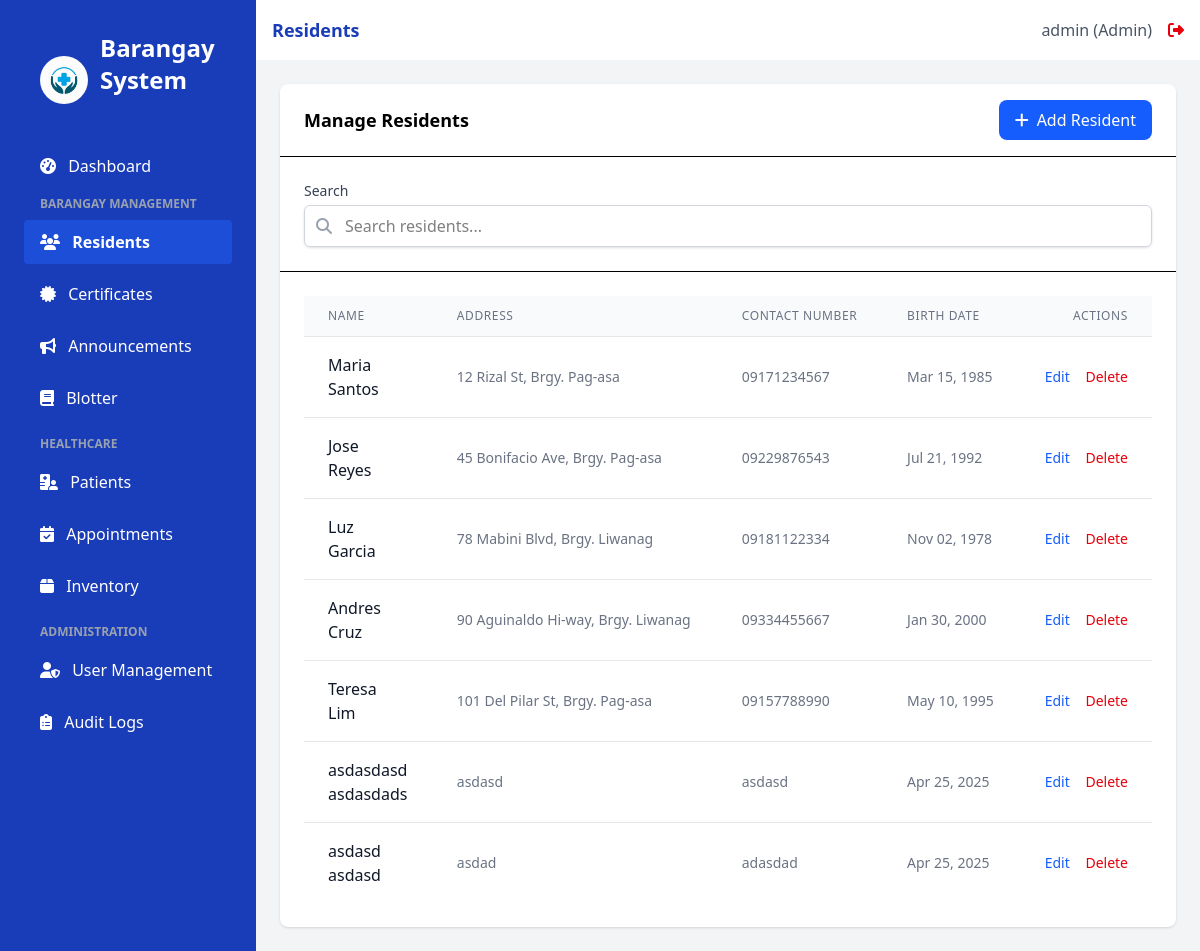
/residents (signed in), run on an earlier commit of the app's database.
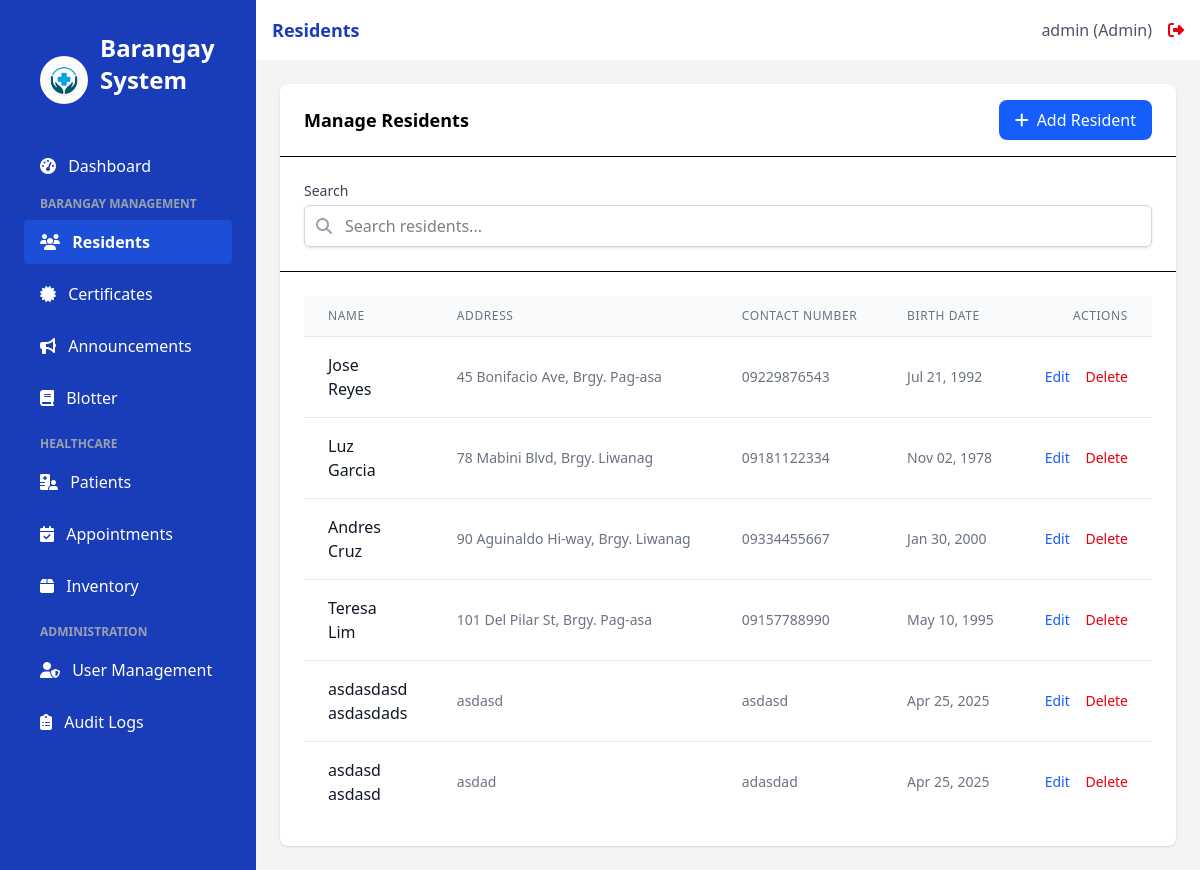
And on a later commit of the database.
### app.py (models this page shows)
class Resident(db.Model):
    id = db.Column(db.Integer, primary_key=True)
    first_name = db.Column(db.String(100), nullable=False)
    last_name = db.Column(db.String(100), nullable=False)
    address = db.Column(db.String(200), nullable=False)
    contact_number = db.Column(db.String(20))
    birth_date = db.Column(db.Date)
    created_at = db.Column(db.DateTime, default=datetime.utcnow)
    is_patient = db.Column(db.Boolean, default=False)

### app.py (the view)
@app.route('/residents')
@login_required
def residents():
    residents_list = Resident.query.all()
    return render_template('residents.html', title='Residents', residents=residents_list)

### app.py (called while the page is built)
@login_manager.user_loader
def load_user(user_id):
    return User.query.get(int(user_id))

### templates/residents.html (shortened to what this page needs)
{% extends 'base.html' %}
{% block content %}
<div x-data="residentSystem()" class="bg-white rounded-lg shadow">
    <div class="border-b px-6 py-4 flex items-center justify-between">
        <h2 class="font-semibold text-lg">Manage Residents</h2>
        <button @click="openModal()" class="bg-blue-600 hover:bg-blue-700 text-white px-4 py-2 rounded-lg flex items-center">
            <i class="fas fa-plus mr-2"></i> Add Resident
        </button>
    </div>
    <div class="p-6 border-b">
        <div class="flex flex-col md:flex-row gap-4">
            <div class="flex-1">
                <label for="search" class="block text-sm font-medium text-gray-700 mb-1">Search</label>
                <div class="relative">
                    <div class="absolute inset-y-0 left-0 pl-3 flex items-center pointer-events-none">
                        <i class="fas fa-search text-gray-400"></i>
                    </div>
                    <input type="text" id="search" x-model="searchQuery" class="block w-full pl-10 pr-3 py-2 border border-gray-300 rounded-md shadow-sm focus:outline-none focus:ring-blue-500 focus:border-blue-500" placeholder="Search residents...">
                </div>
            </div>
        </div>
    </div>
    <div class="p-6 overflow-x-auto">
        <table class="min-w-full divide-y divide-gray-200">
            <thead class="bg-gray-50">
                <tr>
                    <th scope="col" class="px-6 py-3 text-left text-xs font-medium text-gray-500 uppercase tracking-wider">Name</th>
                    <th scope="col" class="px-6 py-3 text-left text-xs font-medium text-gray-500 uppercase tracking-wider">Address</th>
                    <th scope="col" class="px-6 py-3 text-left text-xs font-medium text-gray-500 uppercase tracking-wider">Contact Number</th>
                    <th scope="col" class="px-6 py-3 text-left text-xs font-medium text-gray-500 uppercase tracking-wider">Birth Date</th>
                    <th scope="col" class="px-6 py-3 text-right text-xs font-medium text-gray-500 uppercase tracking-wider">Actions</th>
                </tr>
            </thead>
            <tbody class="bg-white divide-y divide-gray-200">
                {% if residents %}
                    {% for resident in residents %}
                    <tr data-id="{{ resident.id }}">
                        <td class="px-6 py-4 whitespace-nowrap">
                            <div class="font-medium text-gray-900" data-field="firstName">{{ resident.first_name }}</div>
                            <div class="font-medium text-gray-900" data-field="lastName">{{ resident.last_name }}</div>
                        </td>
                        <td class="px-6 py-4 whitespace-nowrap text-sm text-gray-500" data-field="address">
                            {{ resident.address }}
                        </td>
                        <td class="px-6 py-4 whitespace-nowrap text-sm text-gray-500" data-field="contact">
                            {{ resident.contact_number }}
                        </td>
                        <td class="px-6 py-4 whitespace-nowrap text-sm text-gray-500" data-field="birthDate" data-value="{{ resident.birth_date.strftime('%Y-%m-%d') if resident.birth_date else '' }}">
                            {{ resident.birth_date.strftime('%b %d, %Y') if resident.birth_date }}
                        </td>
                        <td class="px-6 py-4 whitespace-nowrap text-right text-sm font-medium">
                            <button class="text-blue-600 hover:text-blue-900 mr-3" @click="editResident({{ resident.id }})">Edit</button>
                            <button class="text-red-600 hover:text-red-900" @click="deleteResident({{ resident.id }})">Delete</button>
                        </td>
                    </tr>
                    {% endfor %}
                {% else %}
                    <tr>
                        <td colspan="5" class="px-6 py-4 text-center text-sm text-gray-500">
                            No residents found
                        </td>
                    </tr>
                {% endif %}
            </tbody>
        </table>
    </div>
</div>
{% endblock %}

What changed in the data, as far as the page shows it:
removed Resident: first_name "Maria", last_name "Santos", address "12 Rizal St, Brgy. Pag-asa", contact_number "09171234567", birth_date "Mar 15, 1985"
